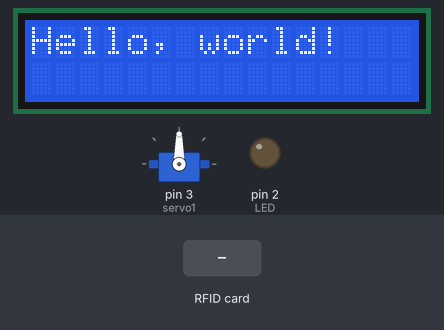
Simulated run of this sketch. Board: Arduino Uno, built with avr-gcc and run on an emulated ATmega328P. Shown: servo, 16×2 character LCD, output pins drawn as LEDs (lit = HIGH). The inputs (shaded band) are chosen by the test bench. Pins used as bus, display or sensor lines are not drawn; what the sketch prints to the serial monitor is not drawn.

Above: at 1.3 s.
1.4 s: RFID card 86 35 E8 25 held to the reader
At 2.1 s:
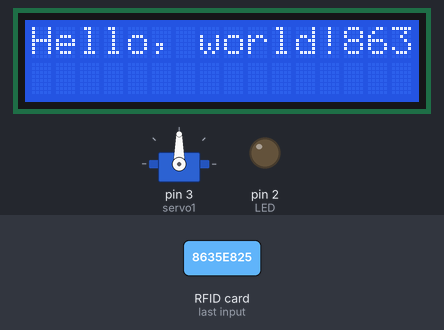
4.4 s: RFID card 5E 7A 19 C4 held to the reader
At 5.4 s:
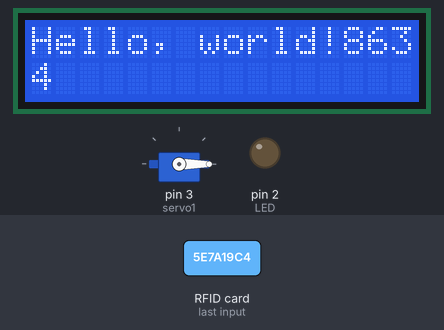
6.0 s: RFID card 97 49 37 26 held to the reader
At 7.2 s:
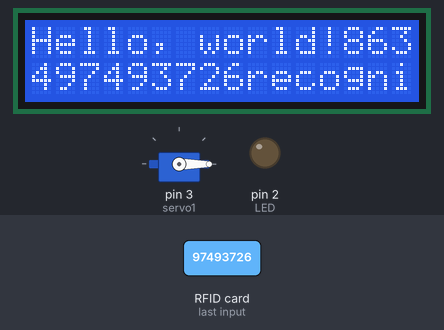
7.6 s: RFID card 86 35 E8 25 held to the reader
At 8.0 s:
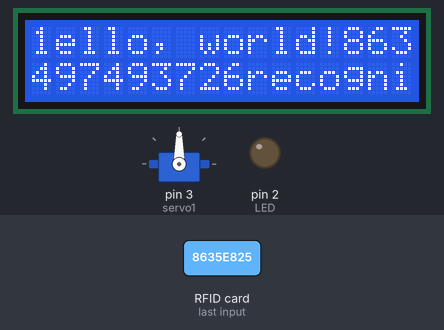
10.6 s: RFID card 5E 7A 19 C4 held to the reader
At 11.2 s:
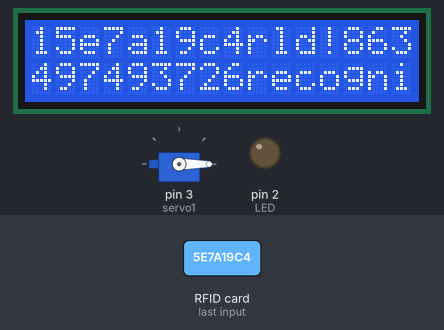
12.2 s: RFID card 97 49 37 26 held to the reader
At 13.0 s:
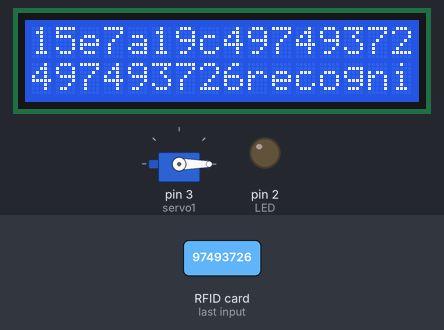
Timing chart, 0 to 14.8 s (numbered marks = the images above; inputs shaded):
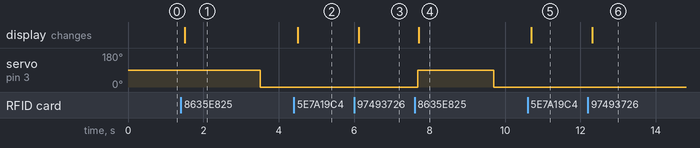

The sketch:

42Dec10doorlock.ino
```cpp
#include <Wire.h>
#include <LiquidCrystal_I2C.h>
// Set the LCD address to 0x27 for a 16 chars and 2 line display
LiquidCrystal_I2C lcd(0x27, 16, 2);


#include <SPI.h>
#include <MFRC522.h>
#include <string.h>
#include <stdio.h>
#define LED  2
#define RST_PIN         9          // Configurable, see typical pin layout above
#define SS_PIN          10         // Configurable, see typical pin layout above

//隙間を空けると間違いになる
#define UID1 "8635E825"  // DumpInfo.inoで読み取ったUIDを記入
#define UID2 "97493726"  // DumpInfo.inoで読み取ったUIDを記入
#define UID3 "xx xx xx xx xx xx xx"  // DumpInfo.inoで読み取ったUIDを記入
#define UID4 "xx xx xx xx xx xx xx"  // DumpInfo.inoで読み取ったUIDを記入
#define UID5 "xx xx xx xx xx xx xx"  // DumpInfo.inoで読み取ったUIDを記入
#define UID6 "xx xx xx xx xx xx xx"  // DumpInfo.inoで読み取ったUIDを記入
#define UID7 "xx xx xx xx xx xx xx"  // DumpInfo.inoで読み取ったUIDを記入
MFRC522 mfrc522(SS_PIN, RST_PIN);  // Create MFRC522 instance

MFRC522::MIFARE_Key key;

#include<Servo.h>
Servo servo1; //任意のサーボモータークラスを用意

void setup() {
  Serial.begin(9600);   // Initialize serial communications with the PC
  while (!Serial);    // Do nothing if no serial port is opened (added for Arduinos based on ATMEGA32U4)
  SPI.begin();      // Init SPI bus
  mfrc522.PCD_Init();   // Init MFRC522
  mfrc522.PCD_DumpVersionToSerial();  // Show details of PCD - MFRC522 Card Reader details
  Serial.println(F("Scan PICC to see UID, SAK, type, and data blocks..."));
  //dump_byte_array(key.keyByte, MFRC522::MF_KEY_SIZE);
  pinMode(LED,OUTPUT);
  servo1.attach(3);


  // initialize the LCD
  lcd.begin();
  // Turn on the blacklight and print a message.
  lcd.backlight();
  lcd.print("Hello, world!");

}

void loop() {
   String strUID;
    if (mfrc522.PICC_IsNewCardPresent()==1) {
    Serial.println("passed");
    //delay(100);
  }
  else{
    Serial.println("returned");
    //delay(100);
    return;
  }


  if(mfrc522.PICC_ReadCardSerial()==1){
      Serial.println("can read");
      //delay(100);
  }

else {
    Serial.println("returned");
    //delay(100);
    return;
  }
  //delay(1000);

//buffferサイズの読み取りと、UIDの読みこみ
    String strBuf[mfrc522.uid.size];
    Serial.println("mfrc522.uid.size");
    Serial.println(mfrc522.uid.size);
    for (byte i = 0; i < mfrc522.uid.size; i++) {

      strBuf[i]=String(mfrc522.uid.uidByte[i], HEX);// (E)using a constant integer

      if(strBuf[i].length() == 1){  // 1桁の場合は先頭に0を追加
        strBuf[i] = "0" + strBuf[i];

      }
      Serial.println("strBuf[i]:");
      Serial.println(strBuf[i]);
      //delay(100);
      strUID += strBuf[i];
    }
   //delay(100);
   //String strUID = strBuf[0] +" "+ strBuf[1] + " " + strBuf[2] + " " + strBuf[3];
   Serial.println("strUID:");
   Serial.println(strUID);
   lcd.print(strUID);
    //delay(500);
    Serial.println("result:");
    if ( strUID.equalsIgnoreCase(UID1) ){  // 大文字小文字関係なく比較
      servo1.write(90);
      Serial.println("recognized:1");
      lcd.print("recognized:1");
      delay(2000);
      servo1.write(0);
    }
    else if ( strUID.equalsIgnoreCase(UID2) ){
      Serial.println("recognized:2");
      lcd.print("recognized:2");
    }
    else if ( strUID.equalsIgnoreCase(UID3) ){
      Serial.println("3");
    }
    else if ( strUID.equalsIgnoreCase(UID4) ){
      Serial.println("4");
    }
    else if ( strUID.equalsIgnoreCase(UID5) ){
      Serial.println("5");
    }
    else if ( strUID.equalsIgnoreCase(UID6) ){
      Serial.println("6");
    }
    else if (strUID.equalsIgnoreCase(UID7) ){
      Serial.println("7");
    }
    else{
      Serial.println("nothing");
    }

}


/**
 * Helper routine to dump a byte array as hex values to Serial.
 */
void dump_byte_array(byte *buffer, byte bufferSize) {
    for (byte i = 0; i < bufferSize; i++) {
        Serial.print(buffer[i] < 0x10 ? " 0" : " ");
        Serial.print(buffer[i], HEX);
       //読み取ったデータサイズとＵＩＤを表示
    }
}
```

Measured:
- after the input at 1.4 s, servo on pin 3 (servo1): 90° → 0° after 2.1 s; the display: changes after 0.11 s (image 1)
- after the input at 4.4 s, the display: changes after 0.10 s (image 2)
- after the input at 6.0 s, the display: changes after 0.12 s (image 3)
- after the input at 7.6 s, servo on pin 3 (servo1): 0° → 90° after 0.08 s, → 0° 2.0 s later; the display: changes after 0.11 s (image 4)
- after the input at 10.6 s, the display: changes after 0.10 s (image 5)
- after the input at 12.2 s, the display: changes after 0.12 s (image 6)
